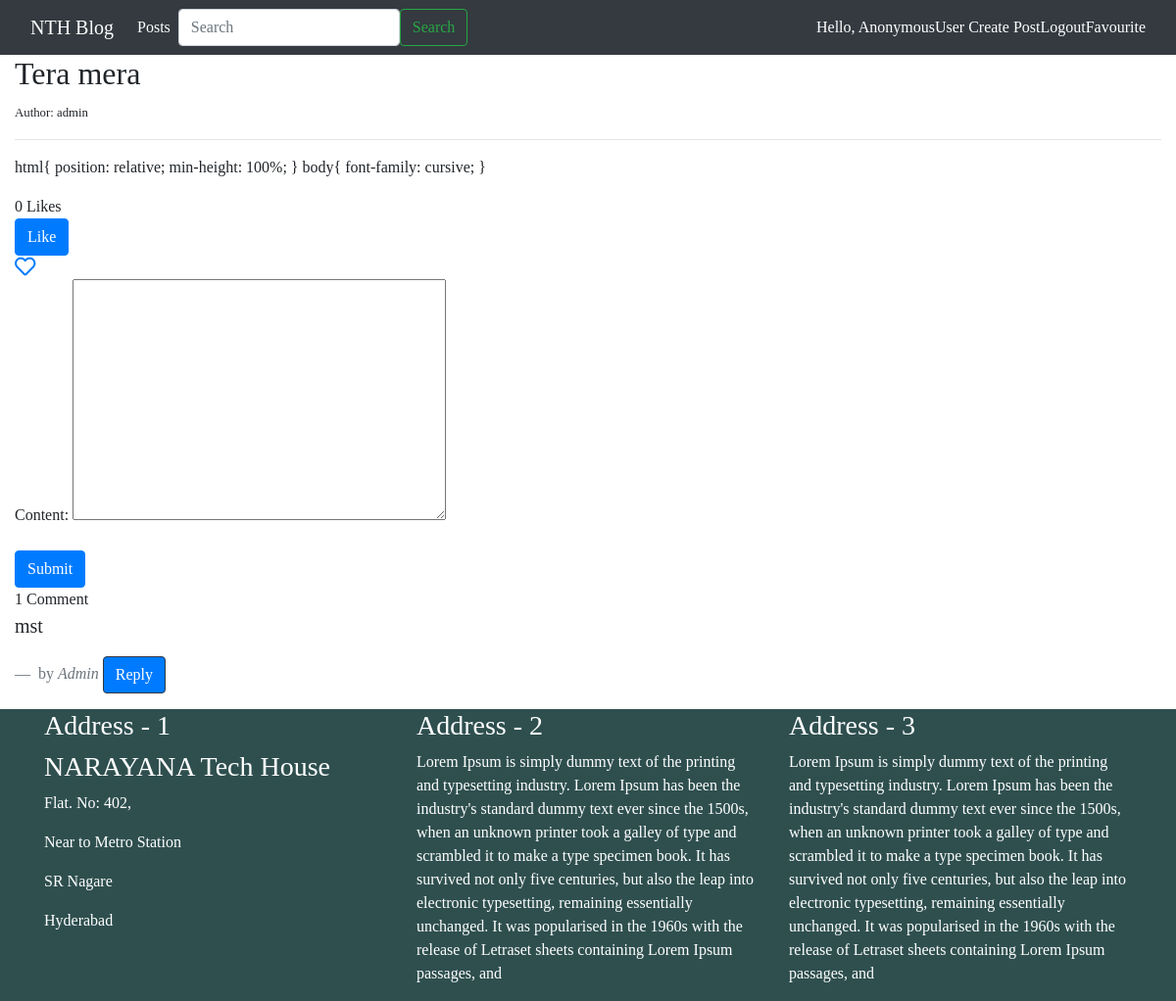
Page /2/tera-mera/ on the committed database.
### nthblogapp/models.py (models this page shows, shortened)
class Post(models.Model):
    STATUS_CHOICES = (
        ('draft','Draft'),
        ('published','Published')
    )
    title = models.CharField(max_length=50)
    slug = models.SlugField(max_length=50)
    author = models.ForeignKey(User, related_name='blog_post', on_delete=models.CASCADE)
    body = models.TextField()
    created = models.DateTimeField(auto_now_add=True)
    modified = models.DateTimeField(auto_now=True)
    likes =  models.ManyToManyField(User, related_name='likes', blank=True)
    status = models.CharField(max_length=20, choices=STATUS_CHOICES, default='draft')
    favourite = models.ManyToManyField(User, related_name='favourite', blank=True)
    restrict_comment = models.BooleanField(default=False)
    def total_likes(self):
        return self.likes.count()

class Comment(models.Model):
    post = models.ForeignKey(Post, on_delete=models.CASCADE)
    user = models.ForeignKey(User, on_delete=models.CASCADE)
    content = models.TextField(max_length=160)
    reply = models.ForeignKey('Comment', null=True, related_name='replies',on_delete=models.CASCADE)
    timestamp = models.DateTimeField(auto_now_add=True)

### nthblogapp/views.py (the view)
# urls.py: path('<id>/<slug>/',views.post_detail, name='post_detail'),
def post_detail(request,id,slug):
    post = get_object_or_404(Post,id=id, slug=slug)
    comments = Comment.objects.filter(post=post, reply=None).order_by('-id')
    is_liked = False
    is_favourite = False
    if post.likes.filter(id=request.user.id).exists():
        is_liked = True
    if request.method == "POST":
        comment_form = CommentForm(request.POST or None)
        if comment_form.is_valid():
            content = request.POST.get('content')
            reply_id = request.POST.get('comment_id')
            comment_qs = None
            if reply_id:
                comment_qs = Comment.objects.get(id=reply_id)
            comment = Comment.objects.create(post=post, user=request.user, content=content, reply=comment_qs)
            comment.save()
            return HttpResponseRedirect(post.get_absolute_url())
    else:
        comment_form = CommentForm()
    if post.favourite.filter(id=request.user.id).exists():
        is_favourite = True
    return render(request,'post_detail.html',{
        'post':post,
        'is_liked':is_liked,
        'total_likes':post.total_likes(),
        'is_favourite':is_favourite,
        'comments':comments,
        'comment_form':comment_form
    })

### nthblogapp/forms.py
class CommentForm(forms.ModelForm):
    class Meta:
        model = Comment
        fields = ('content',)

### templates/post_detail.html (shortened to what this page needs)
{% extends 'base.html' %}
{% block content %}
<div class="container-fluid">
    <div class="row">
        <div class="col-md-12">
            <h2>{{ post.title|capfirst }}</h2>
            <small>Author: {{ post.author }}</small>
            <hr>
            <p>{{ post.body }}</p>
        </div>
    </div>
    {{ total_likes }} Like{{ total_likes|pluralize }}
    <form action="{% url 'like_post' %}" method="POST">
        {% if is_liked %}
        <button type="submit" name="post_id" value="{{ post.id }}" class="btn btn-danger">Dislike</button>
        {% else %}
        <button type="submit" name="post_id" value="{{ post.id }}" class="btn btn-primary">Like</button>
        {% endif %}
    </form>
    <div id="favourite-section">
        {% if is_favourite %}
        <a href="{% url 'favourite_post' id=post.id %}"><i class="fas fa-heart fa-lg"></i></a>
        {% else %}
        <a href="{% url 'favourite_post' id=post.id %}"><i class="far fa-heart fa-lg"></i></a>
        {% endif %}
    </div>
    {% if not post.restrict_comment%}
        <div class="main-comment-section">
            {% include 'comments.html' %}
        </div>
    {% endif %}
</div>
{% endblock %}

### templates/comments.html (shortened to what this page needs)
<!DOCTYPE html>
<html lang="en">
<head>
</head>
<body>
        <div class="container-fluid">
            <div class="row">
                        <form method="POST">
                            {{ comment_form.as_p }}
                            <input type="submit" value="Submit" class="btn btn-primary">
                    </form>
            </div>
        </div>
                {{ comments.count }} Comment{{ comments|pluralize }}
                {% for comment in comments %}
                    <blockquote class="blockquote">
                        <p>{{ comment.content }}</p>
                        <footer class="blockquote-footer"> by <cite title="Source Title">{{ comment.user|capfirst }}</cite>
                        <button class="reply-btn btn btn-primary btn-outline-dark text-white" type="button" name="button">Reply</button>
                        </footer>
                    </blockquote>
                {% endfor %}
</body>
</html>

### static/styles.css (style rules this page uses)
html { position: relative; min-height: 100%; }
body { font-family: cursive; }

### templates/footer.html (style rules this page uses)
html { position:relative; min-height: 100%; }

### rows in the picture
Post: title "Tera mera", author "admin", body "html{ position: relative; min-height: 100%; } body{ font-family: cursive; }"
Comment: content "mst", user "Admin"

### other values in the picture
{{ request.user|capfirst }} "AnonymousUser"
{{ total_likes }} "0"
{{ comments.count }} "1"
